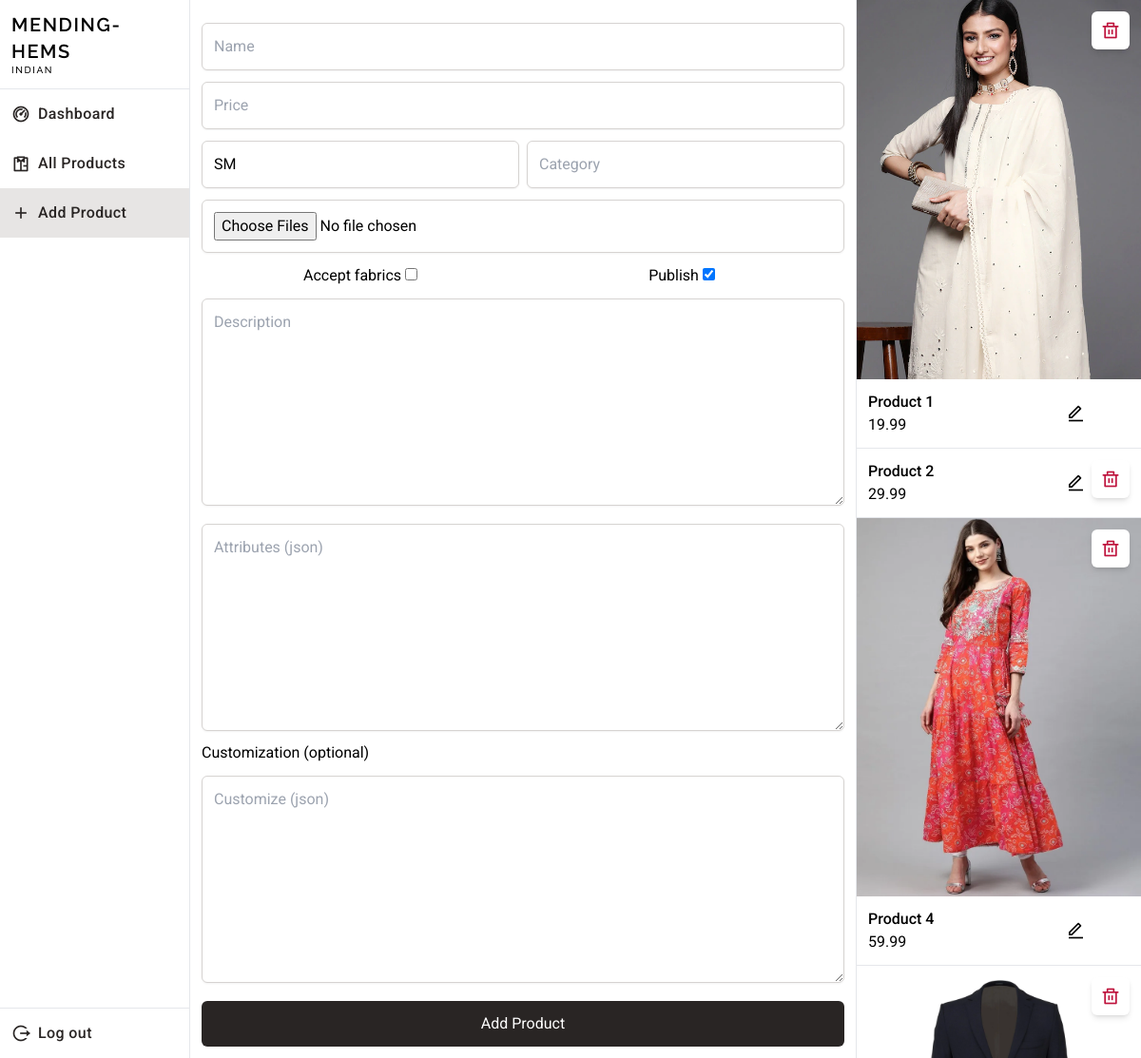
Page /tailor/add-product.php (signed in) on the committed database.
### tables this page shows
CREATE TABLE IF NOT EXISTS `products` (
  `id` int NOT NULL AUTO_INCREMENT,
  `price` decimal(10,2) DEFAULT NULL,
  `images` varchar(255) DEFAULT NULL,
  `publisher` int DEFAULT NULL,
  `sizes` varchar(255) DEFAULT NULL,
  `attributes` varchar(255) DEFAULT NULL,
  `active` tinyint(1) DEFAULT '1',
  `name` varchar(255) DEFAULT NULL,
  `category` varchar(255) DEFAULT NULL,
  `description` text,
  `accept_fabrics` int NOT NULL DEFAULT '0',
  PRIMARY KEY (`id`),
  KEY `publisher` (`publisher`)
);

### tailor/add-product.php (the view, shortened to what this page needs)
<?php
$db = Db::getInstance();
$errors = [];
?>
<!DOCTYPE html>
<html lang="en">
<head>
    <script src="https://cdn.tailwindcss.com" defer></script>
    <link href="../dist/output.css" rel="stylesheet" />
    <link href="https://cdn.jsdelivr.net/npm/remixicon@2.5.0/fonts/remixicon.css" rel="stylesheet" />
    <link href="https://unpkg.com/pattern.css" rel="stylesheet" />
    <link rel="stylesheet" href="https://cdn.jsdelivr.net/npm/locomotive-scroll@3.5.4/dist/locomotive-scroll.min.css" />
    <link rel="stylesheet" href="https://cdn.jsdelivr.net/npm/swiper/swiper-bundle.min.css" />
</head>
<body class="grid grid-cols-12 font-roboto overflow-hidden">
    <div class="col-span-2 flex flex-col h-screen border-r divide-y">
        <div class="logo p-3 leading-tight font-raleway font-medium text-left uppercase tracking-widest">
            <p class="text-xl font-semibold">Mending-Hems</p>
            <p class="text-[10px]">indian</p>
        </div>
        <div class="links grow divide-y text-stone-800 flex flex-col">
            <div class="upper-links grow">
                <a href="tailor-dashboard.php">
                    <div class="link flex items-center p-3 hover:bg-stone-200 cursor-pointer">
                        <i class="ri-dashboard-2-line text-xl mr-2"></i>
                        <p class="font-medium tracking-wide">Dashboard</p>
                    </div>
                </a>
                <a href="all-products.php">
                    <div class="link flex items-center p-3 hover:bg-stone-200 cursor-pointer">
                        <i class="ri-shirt-line text-xl mr-2"></i>
                        <p class="font-medium tracking-wide">All Products</p>
                    </div>
                </a>
                <a href="add-product.php">
                    <div class="link flex items-center p-3 bg-stone-200 cursor-pointer">
                        <i class="ri-add-line text-xl mr-2"></i>
                        <p class="font-medium tracking-wide">Add Product</p>
                    </div>
                </a>
            </div>
            <div class="lower-links">
                <a href="../logout.php">
                    <div class="link flex items-center p-3 hover:bg-stone-200 cursor-pointer">
                        <i class="ri-logout-circle-r-line text-xl mr-2"></i>
                        <p class="font-medium tracking-wide">Log out</p>
                    </div>
                </a>
            </div>
        </div>
    </div>
    <div class="col-span-7 divide-y  h-screen overflow-y-auto">
        <form action="#" method="post" class="p-3" enctype="multipart/form-data">
            <label for="name">
                <input type="text" name="name" class="rounded-md border border-stone-300 shadow-sm p-3 w-full mt-3" placeholder="Name" required />
            </label>
            <label for="price">
                <input type="number" min="1" name="price" class="rounded-md border border-stone-300 shadow-sm p-3 w-full mt-3" placeholder="Price" required />
            </label>
            <div class="grid grid-cols-12 gap-2">
                <div class="col-span-6">
                    <label for="size">
                        <input type="text" name="size" class="rounded-md border border-stone-300 shadow-sm p-3 w-full mt-3" placeholder="Sizes comma seperated SM,MD,XL" value="SM" required />
                    </label>
                </div>
                <div class="col-span-6">
                    <label for="category">
                        <input type="text" name="category" class="rounded-md border border-stone-300 shadow-sm p-3 w-full mt-3" placeholder="Category" required />
                    </label>
                </div>
            </div>
            <div class="files">
                <label for="file">
                    <input type="file" accept="image/png, image/jpeg" multiple name="file[]" class="rounded-md border border-stone-300 shadow-sm p-3 w-full mt-3" required />
                </label>
            </div>
            <div class="grid grid-cols-12">
                <div class="col-span-6 mt-3 flex items-center justify-center">
                    <p>Accept fabrics</p>
                    <label for="name">
                        <input type="checkbox" name="accept_fabric" class="m-1"  />
                    </label>
                </div>
                <div class="col-span-6 mt-3 flex items-center justify-center">
                    <p>Publish</p>
                    <label for="name">
                        <input type="checkbox" name="publish" class="m-1" checked />
                    </label>
                </div>
            </div>
            <label for="description">
                <textarea name="description" placeholder="Description" class="rounded-md border border-stone-300 shadow-sm p-3 w-full mt-3" cols="30" rows="8" required></textarea>
            </label>
            <label for="attributes">
                <textarea name="attributes" placeholder="Attributes (json)" class="rounded-md border <?php echo isset($errors['attributes']) ? 'border-rose-500' : 'border-stone-300' ?> shadow-sm p-3 w-full mt-3" cols="30" rows="8" required></textarea>
            </label>
            <p class="mt-1">Customization (optional)</p>
            <label for="customize">
                <textarea name="customize" placeholder="Customize (json)" class="rounded-md border <?php echo isset($errors['customize']) ? 'border-rose-500' : 'border-stone-300' ?> shadow-sm p-3 w-full mt-3" cols="30" rows="8"></textarea>
            </label>
            <input type="submit" name="add" value="Add Product" class="w-full bg-stone-800 text-white p-3 rounded-md mt-3">
        </form>
    </div>
    <div class="col-span-3 divide-y border-l h-screen overflow-y-scroll">
        <?php
        $products = $db->query("SELECT *, SUBSTRING_INDEX(images, ',', 1) AS image  FROM products WHERE publisher = {$_SESSION['uid']} LIMIT 6");
        while ($row = $products->fetch_assoc()) {
        ?>
            <div class="product relative flex flex-col">
                <img src="<?php echo $row['image'] ?>" class="grow w-full" alt="">
                <div class="info flex items-center bg-white rounded-b-md p-3">
                    <div class="grow">
                        <p class="font-medium"><?php echo $row['name'] ?></p>
                        <p><?php echo $row['price'] ?></p>
                    </div>
                    <a href="edit-product.php?pid=<?php
echo $row['id'] ?>" class="grow flex items-center justify-center">
                        <i class="ri-edit-line text-xl"></i>
                    </a>
                </div>
                <a href="delete.php?pid=<?php echo $row['id'] ?>" class="delete bg-white flex items-center justify-center rounded-md w-10 h-10 border-rose-600 absolute top-0 right-0 m-3 shadow-md">
                    <i class="ri-delete-bin-line text-xl text-rose-700"></i>
                </a>
            </div>
        <?php
        }
        ?>
    </div>
</body>
</html>

### tailor/add-product.php (style rules this page uses)
* { transition: 0.3s all ease; }

### rows in the picture
products: shows a picture, name "Product 1", price "19.99"
products: name "Product 2", price "29.99"
products: shows a picture, name "Product 4", price "59.99"
products: shows a picture
